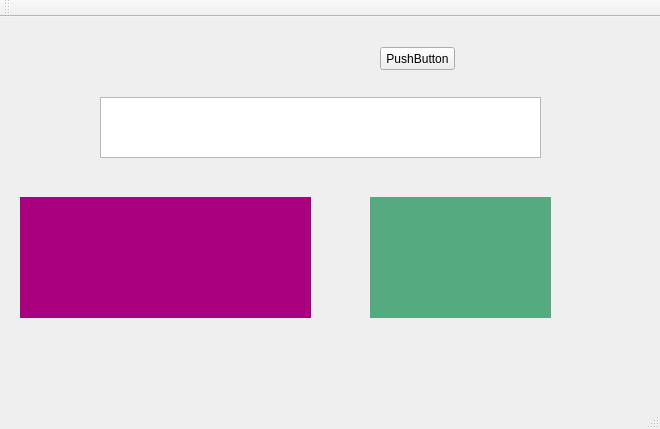
<?xml version="1.0" encoding="UTF-8"?>
<ui version="4.0">
 <class>MainWindow</class>
 <widget class="QMainWindow" name="MainWindow">
  <property name="geometry">
   <rect>
    <x>0</x>
    <y>0</y>
    <width>660</width>
    <height>429</height>
   </rect>
  </property>
  <property name="windowTitle">
   <string>MainWindow</string>
  </property>
  <widget class="QWidget" name="centralWidget">
   <widget class="QTextEdit" name="textEdit">
    <property name="geometry">
     <rect>
      <x>100</x>
      <y>80</y>
      <width>441</width>
      <height>61</height>
     </rect>
    </property>
   </widget>
   <widget class="QWidget" name="widget" native="true">
    <property name="geometry">
     <rect>
      <x>20</x>
      <y>180</y>
      <width>291</width>
      <height>121</height>
     </rect>
    </property>
    <property name="styleSheet">
     <string notr="true">background-color: rgb(170, 0, 127);</string>
    </property>
   </widget>
   <widget class="MyWidget" name="widget_2" native="true">
    <property name="geometry">
     <rect>
      <x>370</x>
      <y>180</y>
      <width>181</width>
      <height>121</height>
     </rect>
    </property>
    <property name="styleSheet">
     <string notr="true">background-color: rgb(85, 170, 127);</string>
    </property>
   </widget>
   <widget class="QPushButton" name="pushButton">
    <property name="geometry">
     <rect>
      <x>380</x>
      <y>30</y>
      <width>75</width>
      <height>23</height>
     </rect>
    </property>
    <property name="text">
     <string>PushButton</string>
    </property>
   </widget>
  </widget>
  <widget class="QMenuBar" name="menuBar">
   <property name="geometry">
    <rect>
     <x>0</x>
     <y>0</y>
     <width>660</width>
     <height>23</height>
    </rect>
   </property>
  </widget>
  <widget class="QToolBar" name="mainToolBar">
   <attribute name="toolBarArea">
    <enum>TopToolBarArea</enum>
   </attribute>
   <attribute name="toolBarBreak">
    <bool>false</bool>
   </attribute>
  </widget>
  <widget class="QStatusBar" name="statusBar"/>
 </widget>
 <layoutdefault spacing="6" margin="11"/>
 <customwidgets>
  <customwidget>
   <class>MyWidget</class>
   <extends>QWidget</extends>
   <header>mywidget.h</header>
   <container>1</container>
  </customwidget>
 </customwidgets>
 <resources/>
 <connections/>
</ui>
